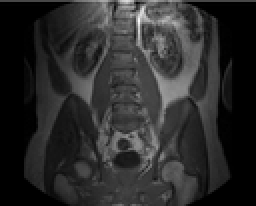
%> input picture pelvis.png, 128 x 103 px, shrunk from 1188 x 956 before the run (shown 2 times larger)
$ octave HW2_Q3_EE267.m   (GNU Octave 9; MATLAB toolbox functions it lacks are replaced by stand-ins)
%> lines starting %> are read from the running program, lines starting %| are printed output that depends on the picture
clc; clear; close all;

% Read input image
I = imread('pelvis.png'); % Replace with your image filename
%> I is the input picture: size 103x128x3 uint8; mean R, G, B 43.3, 43.3, 43.3
I_gray = rgb2gray(I); % Convert to grayscale if needed
%I_gray = im2gray(I);
I_gray = im2double(I_gray); % Normalize for processing
%> I_gray: size 103x128 double

% Apply bilateral filter
bilateral_result = imbilatfilt(I_gray, 0.1, 2);
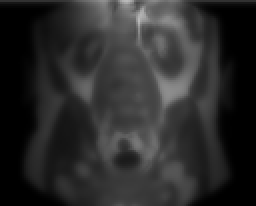
%> bilateral_result: size 103x128 double (shown 2 times larger); min 0, max 0.73, mean 0.17

% Apply Nagao-Matsuyama filter (fixed implementation)
window_size = 5;
nagao_result = nagao_filter(I_gray, window_size);

% Display results
figure;
subplot(1,3,1);
imshow(I_gray, []);
title('Original Image');

subplot(1,3,2);
imshow(bilateral_result, []);
title('Bilateral Filter');

subplot(1,3,3);
imshow(nagao_result, []);
title('Nagao-Matsuyama Filter');

% ----------- Fixed Nagao-Matsuyama Filter Implementation -----------
function output = nagao_filter(I, window_size)
%> called with window_size = 5
    [rows, cols] = size(I);
%> rows = 103; cols = 128
    pad_size = floor(window_size / 2);
    padded_I = padarray(I, [pad_size pad_size], 'replicate');
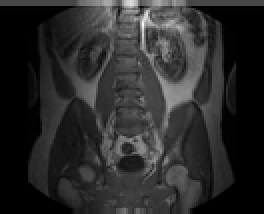
%> padded_I: size 107x132 double (shown 2 times larger); min 0, max 0.988, mean 0.168

    output = zeros(size(I));

    for i = 1:rows
        for j = 1:cols
            % Define 5 different overlapping sub-regions
            regions = {
                padded_I(i:i+pad_size, j:j+pad_size);  % Center
                padded_I(i:i+pad_size, j:j+pad_size-1); % Left
                padded_I(i:i+pad_size, j+1:j+pad_size); % Right
                padded_I(i+1:i+pad_size, j:j+pad_size); % Bottom
                padded_I(i:i+pad_size-1, j:j+pad_size);  % Top
            };

            % Compute variance for each region
            variances = cellfun(@(x) var(x(:)), regions);

            % Find region with least variance
            [~, min_idx] = min(variances);

            % Assign the mean of the selected region
            output(i, j) = mean(regions{min_idx}(:));
        end
    end
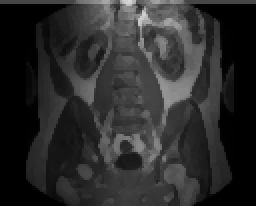
%> output: size 103x128 double (shown 2 times larger); min 0, max 0.843, mean 0.172
end
